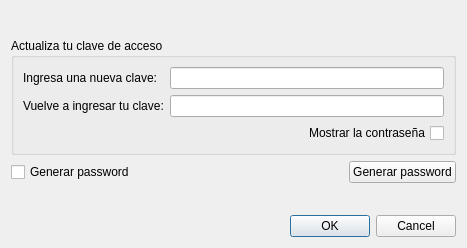
<?xml version="1.0" encoding="UTF-8"?>
<ui version="4.0">
 <class>ChangePwdDialog</class>
 <widget class="QDialog" name="ChangePwdDialog">
  <property name="geometry">
   <rect>
    <x>0</x>
    <y>0</y>
    <width>467</width>
    <height>248</height>
   </rect>
  </property>
  <property name="windowTitle">
   <string>Dialog</string>
  </property>
  <layout class="QVBoxLayout" name="verticalLayout">
   <item>
    <widget class="QLabel" name="lblUser">
     <property name="text">
      <string/>
     </property>
    </widget>
   </item>
   <item>
    <widget class="QGroupBox" name="groupBox">
     <property name="title">
      <string>Actualiza tu clave de acceso</string>
     </property>
     <layout class="QFormLayout" name="formLayout">
      <item row="0" column="0">
       <widget class="QLabel" name="label">
        <property name="text">
         <string>Ingresa una nueva clave:</string>
        </property>
       </widget>
      </item>
      <item row="0" column="1">
       <widget class="QLineEdit" name="txtNewPassword"/>
      </item>
      <item row="1" column="0">
       <widget class="QLabel" name="label_2">
        <property name="text">
         <string>Vuelve a ingresar tu clave:</string>
        </property>
       </widget>
      </item>
      <item row="1" column="1">
       <widget class="QLineEdit" name="txtRePassword"/>
      </item>
      <item row="2" column="1">
       <widget class="QCheckBox" name="chkShowPwd">
        <property name="layoutDirection">
         <enum>Qt::LayoutDirection::RightToLeft</enum>
        </property>
        <property name="text">
         <string>Mostrar la contraseña</string>
        </property>
        <property name="icon">
         <iconset resource="rsc.qrc">
          <normaloff>:/img/close.png</normaloff>:/img/close.png</iconset>
        </property>
       </widget>
      </item>
     </layout>
    </widget>
   </item>
   <item>
    <layout class="QHBoxLayout" name="horizontalLayout">
     <item>
      <widget class="QCheckBox" name="chkGenPassword">
       <property name="text">
        <string>Generar password</string>
       </property>
      </widget>
     </item>
     <item>
      <spacer name="horizontalSpacer">
       <property name="orientation">
        <enum>Qt::Orientation::Horizontal</enum>
       </property>
       <property name="sizeHint" stdset="0">
        <size>
         <width>40</width>
         <height>20</height>
        </size>
       </property>
      </spacer>
     </item>
     <item>
      <widget class="QPushButton" name="btnGenPassword">
       <property name="text">
        <string>Generar password</string>
       </property>
      </widget>
     </item>
    </layout>
   </item>
   <item>
    <widget class="QLabel" name="lblMessage">
     <property name="text">
      <string/>
     </property>
    </widget>
   </item>
   <item>
    <widget class="QDialogButtonBox" name="bBox">
     <property name="standardButtons">
      <set>QDialogButtonBox::StandardButton::Cancel|QDialogButtonBox::StandardButton::Ok</set>
     </property>
    </widget>
   </item>
  </layout>
 </widget>
 <resources>
  <include location="rsc.qrc"/>
 </resources>
 <connections/>
</ui>
